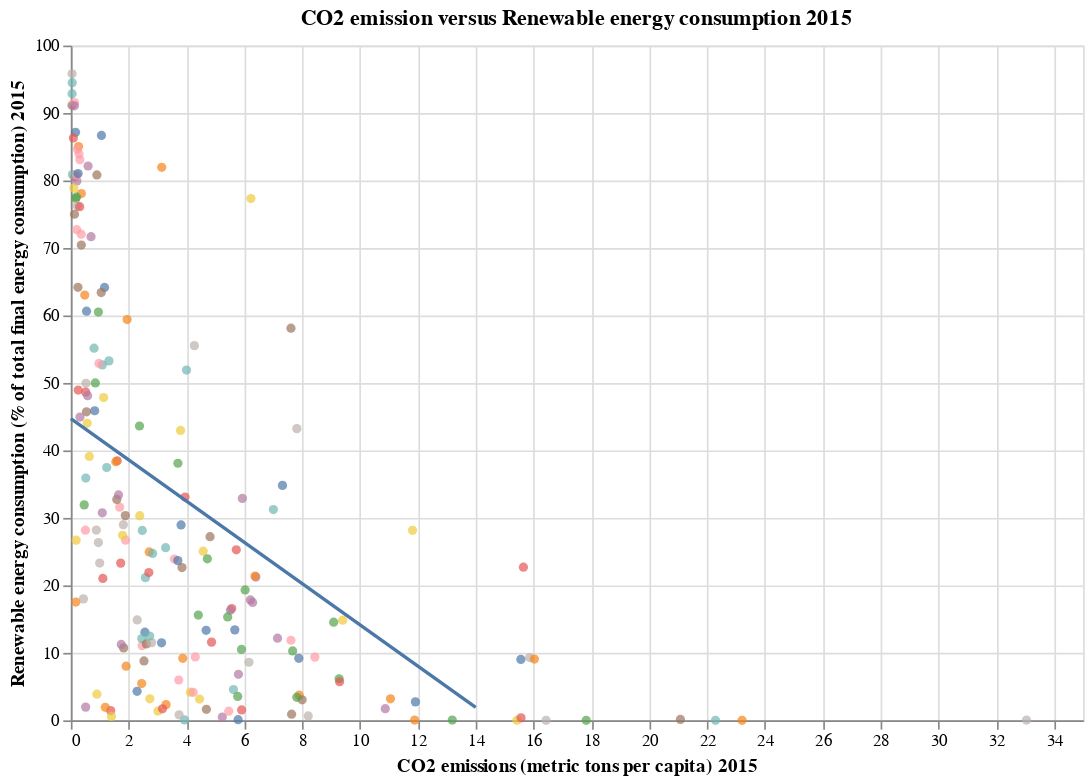

The cell this chart's notebook holds for it:
### Code cell
# lets look at a negative correlation
indi_list = ['CO2 emissions (kt)', 'CO2 emissions (metric tons per capita)','Renewable energy consumption (% of total final energy consumption)']
new_ind_df= get_ind_df(wdi_df, indi_list, '2015') 
#print(new_ind_df)

chart= alt.Chart(new_ind_df).mark_circle().encode(
    x = alt.X('CO2 emissions (metric tons per capita) 2015'),
    y = alt.Y('Renewable energy consumption (% of total final energy consumption) 2015',scale=alt.Scale(domain=[0, 100])),
    color = alt.Color('Country Name:N', legend=None),
    tooltip ='Country Name'
).properties(width=600, height=400, title='CO2 emission versus Renewable energy consumption 2015' )

#Here is a linear regression fit using ordinary least squares which minimizes distance between data points and the line
chart + chart.transform_regression('CO2 emissions (metric tons per capita) 2015', 'Renewable energy consumption (% of total final energy consumption) 2015',
extent=[0, 14]).mark_line()

### Figure 1 — Vega-Lite specification as saved in the notebook (floating-point values rounded to 4 significant figures; data arrays with more than 128 entries replaced by an {"elided": "..."} marker saying what was removed)
{"config": {"view": {"continuousWidth": 400, "continuousHeight": 300}}, "layer": [{"mark": "circle", "encoding": {"color": {"field": "Country Name", "legend": null, "type": "nominal"}, "tooltip": {"field": "Country Name", "type": "nominal"}, "x": {"field": "CO2 emissions (metric tons per capita) 2015", "type": "quantitative"}, "y": {"field": "Renewable energy consumption (% of total final energy consumption) 2015", "scale": {"domain": [0, 100]}, "type": "quantitative"}}, "height": 400, "title": "CO2 emission versus Renewable energy consumption 2015", "width": 600}, {"mark": "line", "encoding": {"color": {"field": "Country Name", "legend": null, "type": "nominal"}, "tooltip": {"field": "Country Name", "type": "nominal"}, "x": {"field": "CO2 emissions (metric tons per capita) 2015", "type": "quantitative"}, "y": {"field": "Renewable energy consumption (% of total final energy consumption) 2015", "scale": {"domain": [0, 100]}, "type": "quantitative"}}, "height": 400, "title": "CO2 emission versus Renewable energy consumption 2015", "transform": [{"on": "CO2 emissions (metric tons per capita) 2015", "regression": "Renewable energy consumption (% of total final energy consumption) 2015", "extent": [0, 14]}], "width": 600}], "data": {"name": "data-c7cac797da6889ca33e8118a6f23e92c"}, "$schema": "https://vega.github.io/schema/vega-lite/v4.17.0.json", "datasets": {"data-c7cac797da6889ca33e8118a6f23e92c": {"elided": "213 records"}}}
